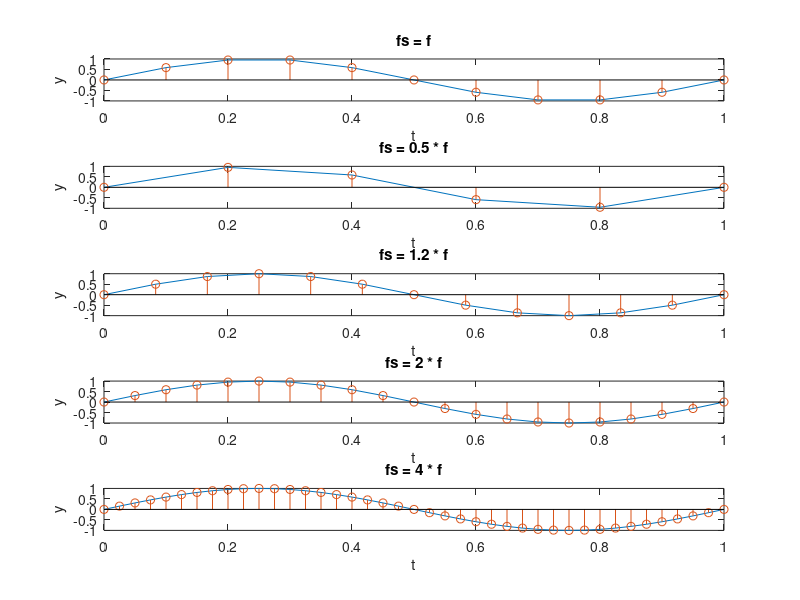

Here is the MATLAB script that generated this plot:
clc;
clear;
A=1;
f=1;
fs=10;




subplot(5,1,1);
t = 0:f/fs:1;
x=A*sin(2*pi*t);
plot(t,x);
hold on;
stem(t,x);
xlabel('t');
ylabel('y');
title('fs = f');

subplot(5,1,2);
fs = 5;
t = 0:f/fs:1;
x=A*sin(2*pi*f*t);
plot(t,x);
hold on;
stem(t, x);
xlabel('t');
ylabel('y');
title('fs = 0.5 * f');

subplot(5,1,3);
fs = 12;
t = 0:f/fs:1;
x=A*sin(2*pi*f*t);
plot(t,x);
hold on;
stem(t, x);
xlabel('t');
ylabel('y');
title('fs = 1.2 * f');


subplot(5,1,4);
fs = 20;
t = 0:f/fs:1;
x=A*sin(2*pi*f*t);
plot(t,x);
hold on;
stem(t, x);
xlabel('t');
ylabel('y');
title('fs = 2 * f');

subplot(5,1,5);
fs = 40;
t = 0:f/fs:1;
x=A*sin(2*pi*f*t);
plot(t,x);
hold on;
stem(t, x);
xlabel('t');
ylabel('y');
title('fs = 4 * f');

